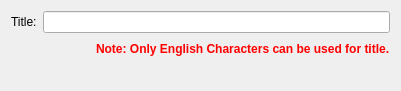
<?xml version="1.0" encoding="UTF-8"?>
<ui version="4.0">
 <class>PostTitleDataItem_EditWidget</class>
 <widget class="QWidget" name="PostTitleDataItem_EditWidget">
  <property name="geometry">
   <rect>
    <x>0</x>
    <y>0</y>
    <width>401</width>
    <height>91</height>
   </rect>
  </property>
  <property name="windowTitle">
   <string>Form</string>
  </property>
  <layout class="QVBoxLayout" name="verticalLayout">
   <item>
    <layout class="QGridLayout" name="gridLayout">
     <item row="0" column="0">
      <widget class="QLabel" name="titleLabel">
       <property name="text">
        <string>Title:</string>
       </property>
      </widget>
     </item>
     <item row="0" column="1">
      <widget class="QLineEdit" name="titleLineEdit"/>
     </item>
     <item row="1" column="0" colspan="2">
      <layout class="QHBoxLayout" name="horizontalLayout_4">
       <item>
        <spacer name="horizontalSpacer_4">
         <property name="orientation">
          <enum>Qt::Horizontal</enum>
         </property>
         <property name="sizeHint" stdset="0">
          <size>
           <width>18</width>
           <height>20</height>
          </size>
         </property>
        </spacer>
       </item>
       <item>
        <widget class="QLabel" name="titleWarning">
         <property name="font">
          <font>
           <weight>75</weight>
           <bold>true</bold>
          </font>
         </property>
         <property name="styleSheet">
          <string notr="true">color: rgb(255, 0, 0);</string>
         </property>
         <property name="text">
          <string>Note: Only English Characters can be used for title.</string>
         </property>
        </widget>
       </item>
      </layout>
     </item>
    </layout>
   </item>
   <item>
    <widget class="vtkTextPropertySettingWidget" name="fontSettingWidget" native="true"/>
   </item>
   <item>
    <spacer name="verticalSpacer">
     <property name="orientation">
      <enum>Qt::Vertical</enum>
     </property>
     <property name="sizeType">
      <enum>QSizePolicy::Minimum</enum>
     </property>
     <property name="sizeHint" stdset="0">
      <size>
       <width>20</width>
       <height>1</height>
      </size>
     </property>
    </spacer>
   </item>
  </layout>
 </widget>
 <customwidgets>
  <customwidget>
   <class>vtkTextPropertySettingWidget</class>
   <extends>QWidget</extends>
   <header>guibase/vtktextpropertysettingwidget.h</header>
   <container>1</container>
  </customwidget>
 </customwidgets>
 <resources/>
 <connections/>
</ui>
